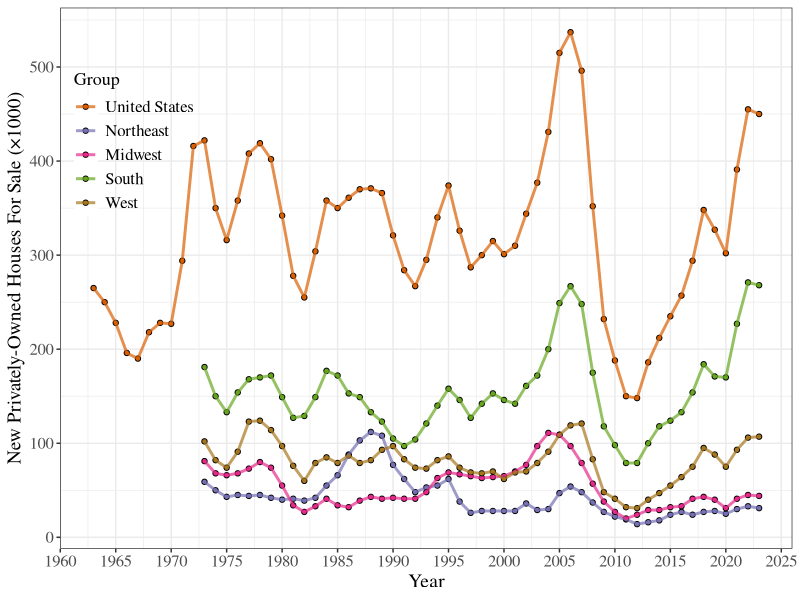
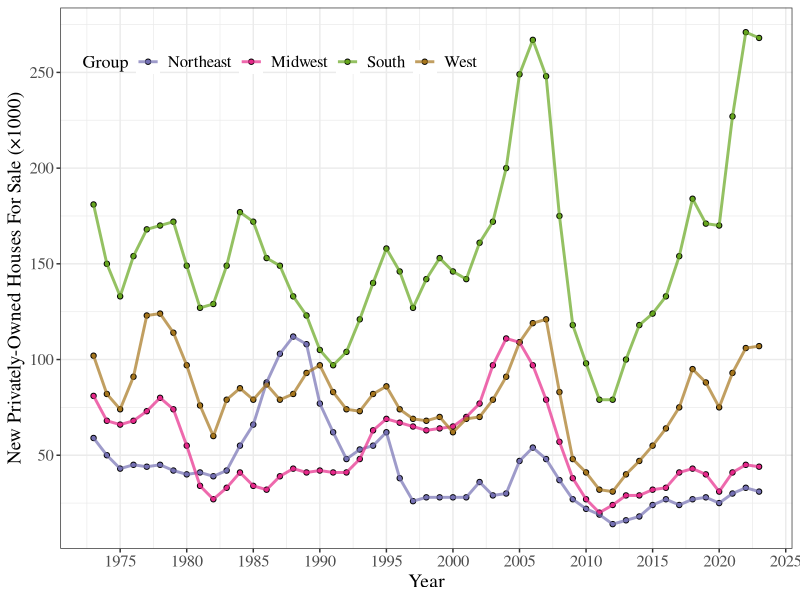
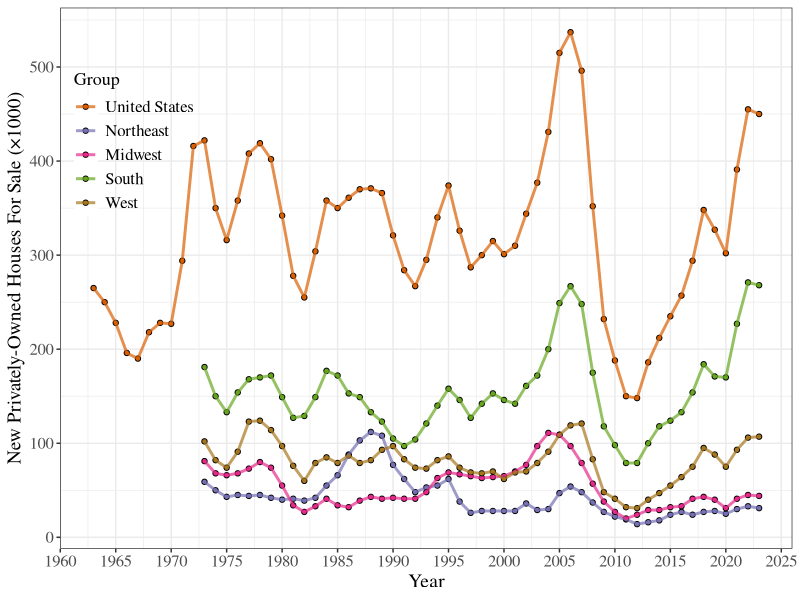
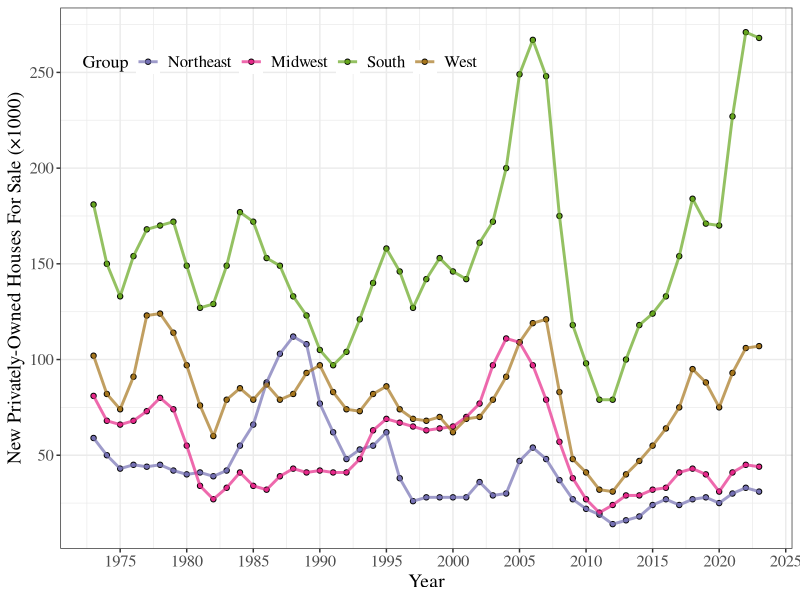
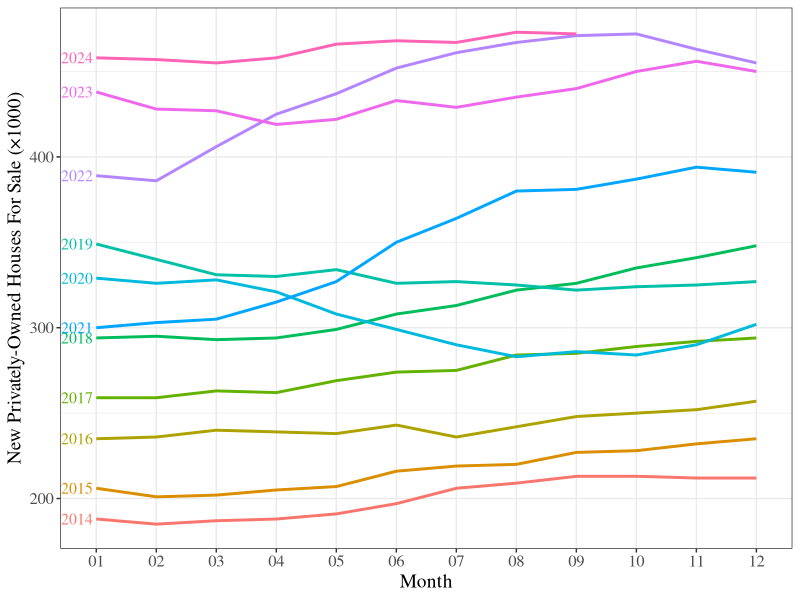
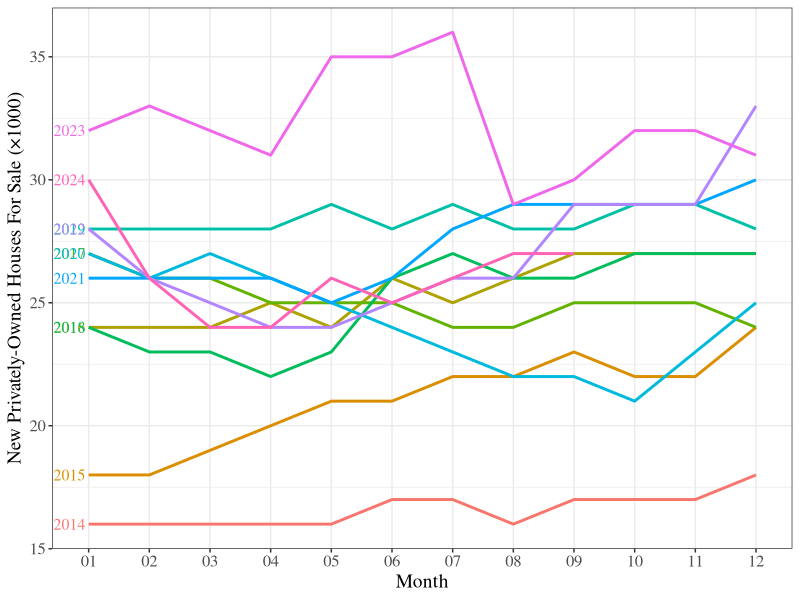
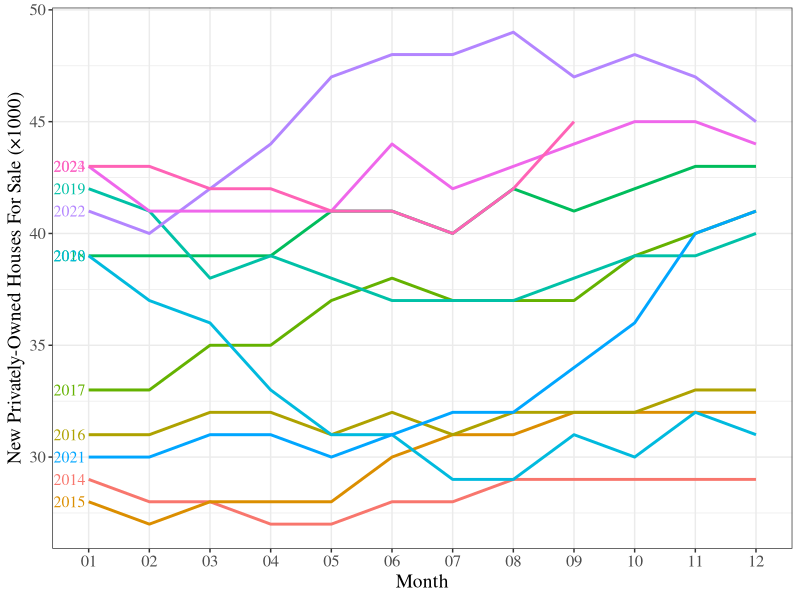
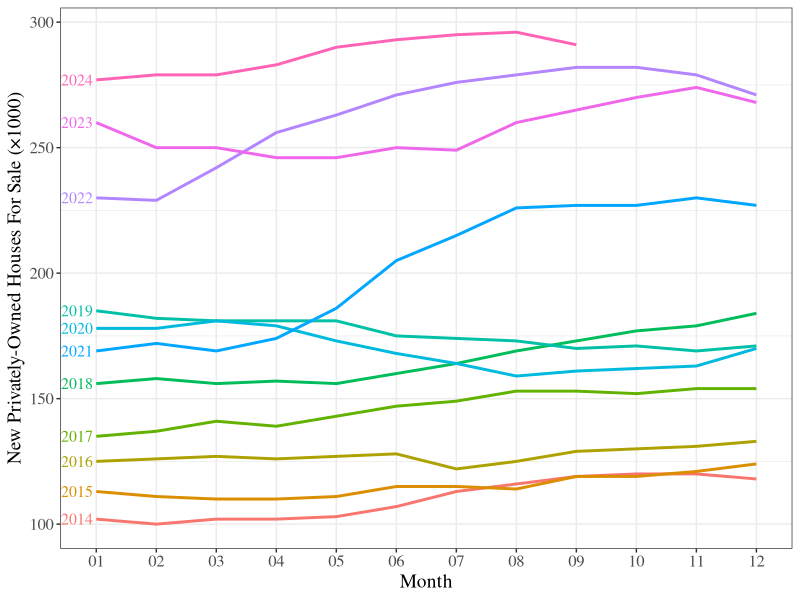

These figures' R source, in order: (Note: this script raises an error after producing the figures.)
library(readxl)
library(ggplot2)
library(reshape2)

# 数据读取
df<-read_xlsx("data fsale_cust.xlsx",na="(NA)",sheet = "Sheet1")

# 数据清洗
df1<-na.omit(melt(df,id.vars="Year"))

# 绘图
# 总的
p1<-ggplot(df1,aes(x=Year,y=value,fill = variable))+
  geom_point(shape=21,size=1.5)+
  geom_line(aes(group = variable,color=variable),linewidth=1,alpha=0.7)+
  scale_fill_manual(name="Group",values = c("#D95F02","#7570B3","#E7298A","#66A61E","#A6761D"))+
  scale_color_manual(name="Group",values = c("#D95F02","#7570B3","#E7298A","#66A61E","#A6761D"))+
  scale_x_continuous(breaks = seq(1960,2025,by=5))+
  scale_y_continuous(breaks = seq(0,600,by=100))+
  theme_bw()+
  labs(x="Year",y="New Privately-Owned Houses For Sale (×1000)")+
  theme(text = element_text(family = "serif"),
        axis.title = element_text(size=14),
        axis.text = element_text(size=12),
        legend.position = c(0.1,0.75),
        legend.background = element_blank(),
        legend.title = element_text(size=13),
        legend.text = element_text(size=12))
p1 # 查看图片
ggsave("p1.png",plot = p1,width = 8.03*3,height = 4.19*3,units = "cm") # 保存图片

# 没有United States
df2<-df1[df1$variable!="United States",] # 去掉数据中的United States
p2<-ggplot(df2,aes(x=Year,y=value,fill = variable))+
  geom_point(shape=21,size=1.5)+
  geom_line(aes(group = variable,color=variable),linewidth=1,alpha=0.7)+
  scale_fill_manual(name="Group",values = c("#7570B3","#E7298A","#66A61E","#A6761D"))+
  scale_color_manual(name="Group",values = c("#7570B3","#E7298A","#66A61E","#A6761D"))+
  scale_x_continuous(breaks = seq(1960,2025,by=5))+
  scale_y_continuous(breaks = seq(0,600,by=50))+
  theme_bw()+
  labs(x="Year",y="New Privately-Owned Houses For Sale (×1000)")+
  theme(text = element_text(family = "serif"),
        axis.title = element_text(size=14),
        axis.text = element_text(size=12),
        legend.position = c(0.3,0.9),
        legend.background = element_blank(),
        legend.direction = "horizontal",
        legend.title = element_text(size=13),
        legend.text = element_text(size=12))
p2
ggsave("p2.png",plot = p2,width = 8.03*3,height = 4.19*3,units = "cm") # 保存图片


################ Sheet2 季度 ####################
# 设置工作路径
setwd("E:/R-language/202502/250219-科研绘图-双y轴/")

# R包安装
library(readxl)
library(ggplot2)
library(reshape2)

# 数据读取
df<-read_xlsx("data fsale_cust.xlsx",sheet = "Sheet2")
df$`Months' Supply`<-df$`Months' Supply`*30
df$Month<-as.Date(df$Month)
df$year<-format(df$Month,"%Y")
df$Month<-format(df$Month,"%m")

# 数据划分
df1<-melt(df,id.vars = c("Month","year"))

# 年份筛选
df1<-df1[df1$year %in% 2014:2024,]

# 绘图
for (i in unique(df1$variable)) {
  da<-df1[df1$variable==i,]
  label<-da[da$Month=="01",]
  
  ggplot(da,aes(x=Month,y=value,color=year))+
    geom_line(aes(group=year),linewidth=1,show.legend = FALSE)+
    geom_text(data=label,aes(x=1,y=value,label=year),family="serif",hjust=1.1,size=4,show.legend = FALSE)+
    scale_y_continuous(name = "New Privately-Owned Houses For Sale (×1000)")+
    theme_bw()+
    theme(text = element_text(family = "serif"),
          axis.title = element_text(size=14),
          axis.text = element_text(size=12))->p
  ggsave(paste0("fsale_cust/",i,".png"),plot = p,width = 9*3,height = 5.1*3,units = "cm")
}

anova_result <- aov(USA_NSA ~ factor(Month), data = data_price)
summary(anova_result)  # Check for seasonality significance

# --- 2️⃣ Nonparametric Kruskal-Wallis Test ---
kruskal_result <- kruskal.test(USA_NSA ~ factor(Month), data = data_price)
print(kruskal_result)  # Test for seasonality without assuming normality

# --- 3️⃣ Two-Way ANOVA (Moving Seasonality Test) ---
anova_two_way <- aov(USA_NSA ~ factor(Month) + factor(Year), data = data_price)
summary(anova_two_way)  # Checks for both seasonal & yearly effects